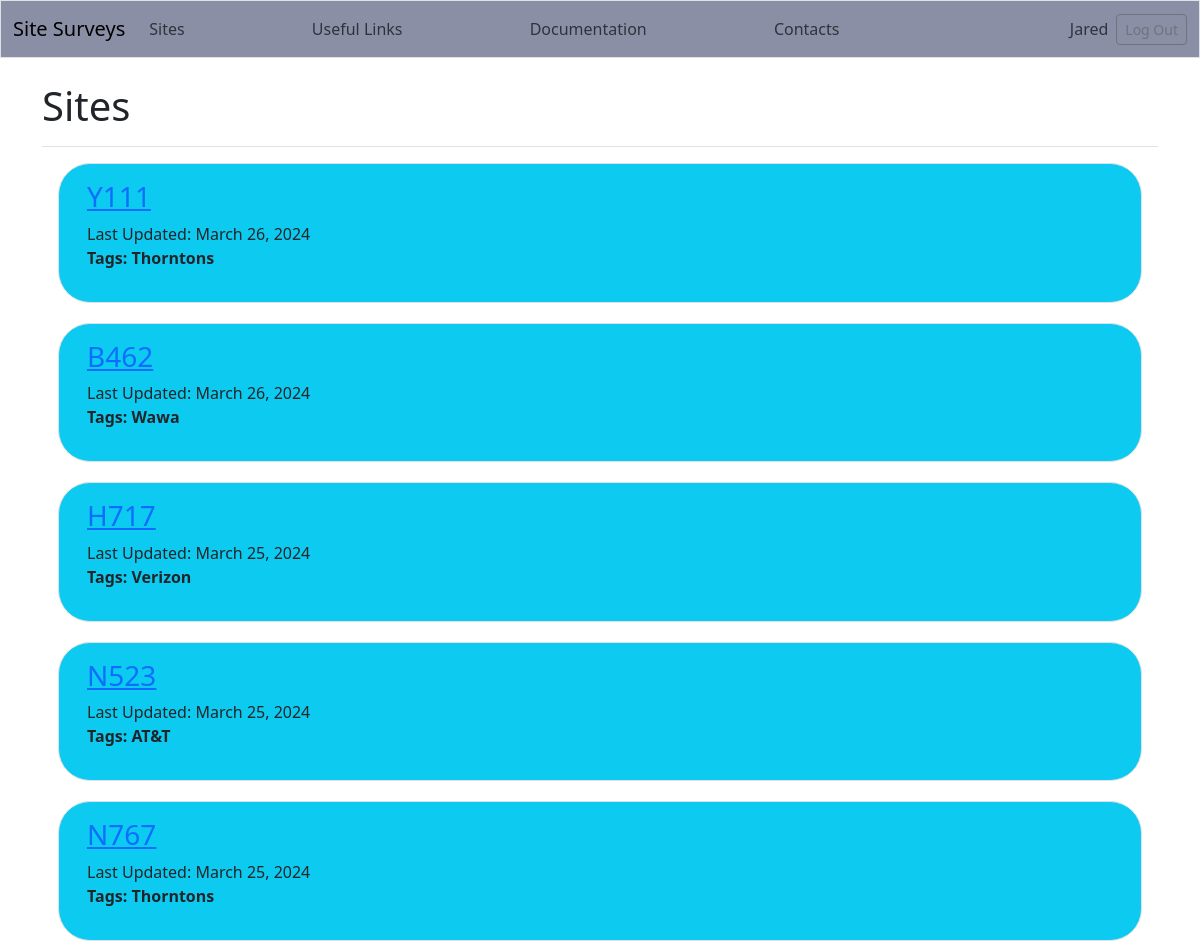
Before: /sites/ (signed in, upper part) with the older database file.
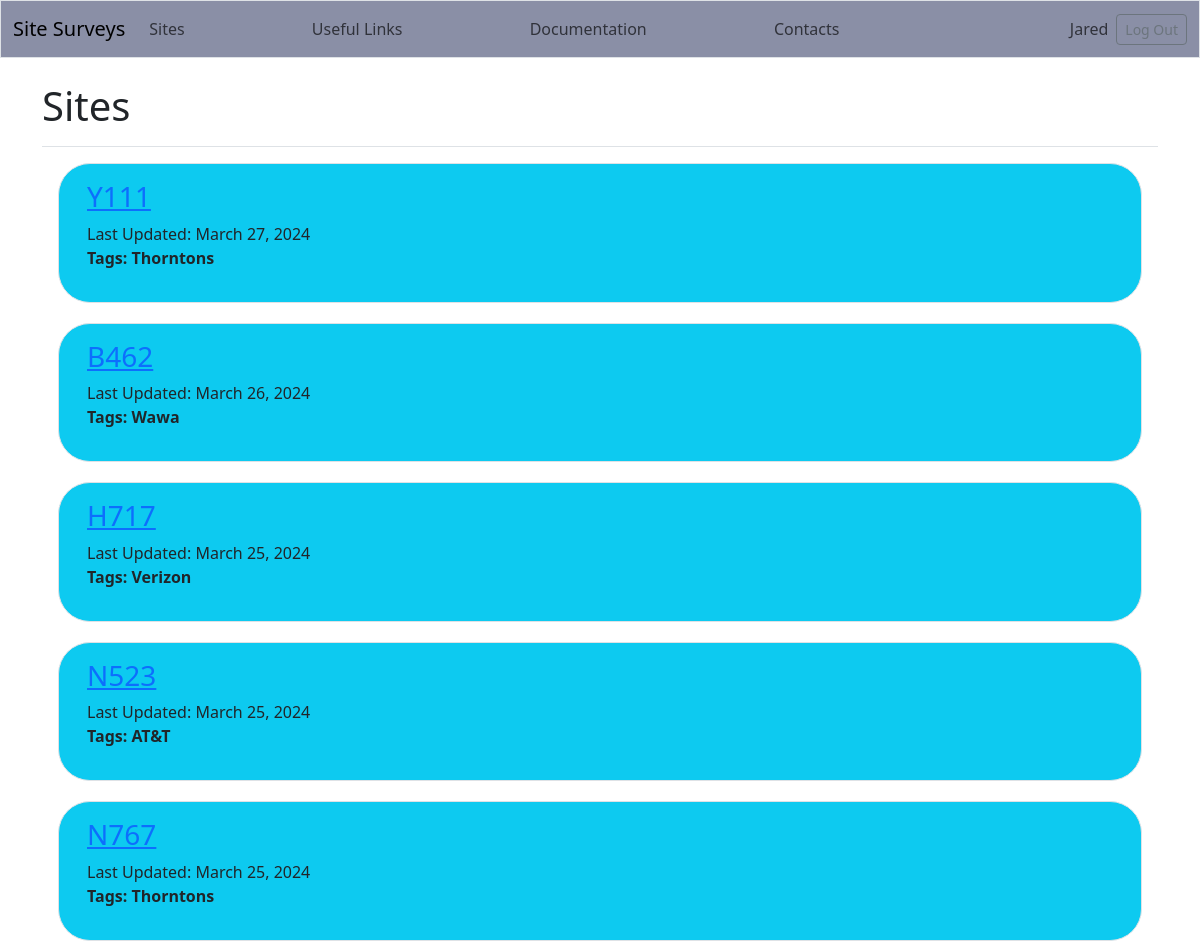
After: the same page with the newer database file.
### site_surveys/models.py (models this page shows, shortened)
class Site(models.Model):
    title = models.CharField(
        max_length=4,
        unique=True
    )
    slug = models.SlugField(max_length=250)
    date_added = models.DateField(auto_now_add=True)
    updated = models.DateField(auto_now=True)
    owner = models.ForeignKey(User, on_delete=models.CASCADE, null=True)
    first_name = models.CharField(max_length=100)
    last_name = models.CharField(max_length=100)
    email = models.EmailField()
    street_address = models.CharField(max_length=100)
    city = models.CharField(max_length=100)
    state = models.CharField(max_length=2)
    zip_code = models.CharField(max_length=5)
    SITE_TYPES = [
        ("Wawa", "Wawa"),
        ("Sheetz", "Sheetz"),
        ("Thorntons", "Thorntons"),
        ("AT&T", "AT&T"),
        ("Verizon", "Verizon")
    ]
    site_type = models.CharField(
        choices=SITE_TYPES,
        max_length=100
    )
    YES_NO_CHOICES = [
        ("Yes", "Yes"),
        ("No", "No")
    ]
    front = models.CharField(
        choices=YES_NO_CHOICES,
        max_length=4,
    )
    back = models.CharField(
        choices=YES_NO_CHOICES,
        max_length=4,
    )
    left = models.CharField(
        choices=YES_NO_CHOICES,
        max_length=4,
    )
    right = models.CharField(
        choices=YES_NO_CHOICES,
        max_length=4,
    )
    router_one = models.CharField(
        choices=YES_NO_CHOICES,
        max_length=4,
    )
    router_two = models.CharField(
        choices=YES_NO_CHOICES,
        max_length=4,
    )
    switch_one = models.CharField(
        choices=YES_NO_CHOICES,
        max_length=4,
    )
    switch_two = models.CharField(
        choices=YES_NO_CHOICES,
        max_length=4,
    )
    server_one = models.CharField(
        choices=YES_NO_CHOICES,
        max_length=4,
    )
    server_two = models.CharField(
        choices=YES_NO_CHOICES,
        max_length=4,
    )
    mdf = models.CharField(
        choices=YES_NO_CHOICES,
        max_length=4,
    )
    idf = models.CharField(
        choices=YES_NO_CHOICES,
        max_length=4,
    )
    tags = TaggableManager()
    class Meta:
        ordering = ['-title']

### site_surveys/views.py (the view)
# urls.py: path("sites/", views.sites, name="sites"),
@login_required
def sites(request):
    sites = Site.objects.order_by("date_added")
    paginator = Paginator(sites, 10)
    page_number = request.GET.get("page", 1)
    try:
        site = paginator.page(page_number)
    except PageNotAnInteger:
        site = paginator.page(1)
    except EmptyPage:
        site = paginator.page(paginator.num_pages)
    context = {"sites": site}
    return render(request, "site_surveys/sites.html", context)

### site_surveys/templates/site_surveys/sites.html (shortened to what this page needs)
<!DOCTYPE html>
<html lang="en">
<head>
</head>
<body>
    {% extends "site_surveys/base.html" %}
    {% block page_header %}
        <h1>Sites</h1>
    {% endblock page_header %}
    {% block content %}
        <ul class="list-group border-bottom pb-2 mb-4">
            {% for site in sites %}
                <li class="list-group-item border-0">
                    <div class="p-3 mb-1 bg-info text-bg-body border rounded-5">
                        <div class="container">
                            <a href="{% url 'site_surveys:site' site.id %}"><h3>{{ site.title.upper }}</h3></a>
                            <div>Last Updated: {{ site.updated }}</div>
                            <p class="tags"><strong>Tags: {{ site.tags.all|join:", " }}</strong></p>
                        </div>
                    </div>
                </li>
            {% empty %}
                <li class="list-group-item border-0">No sites have been added yet.</li>
            {% endfor %}
        </ul>
        <br><a href="{% url 'site_surveys:new_site' %}">Add New Site</a>
    {% include "site_surveys/pagination.html" with page=sites %}
        <br>
    {% endblock content %}

Changed rows visible on the page:
changed Site: updated "March 26, 2024" → "March 27, 2024"
